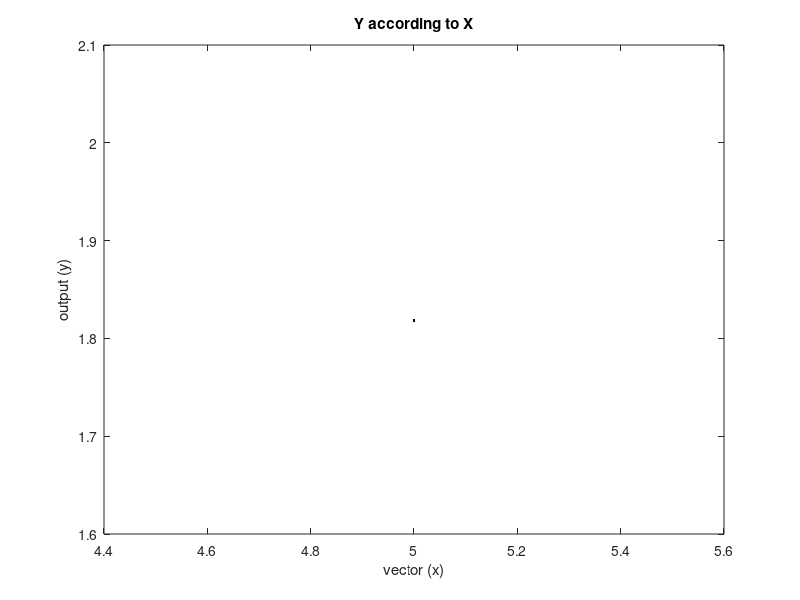

Write the MATLAB code that produced this figure.
% Lab 01 - Problem 4
% EE384
% Christopher Bero

% Prompt for and calculate an equation

x=input('Enter x:');
u=input('Enter mu:');

num=(log(1+(u*abs(x))));
den=(log(1+u));

y=((num/den).*sign(x));

figure;
p=plot(x,y);
set(p,'Color','black');
ylabel('output (y)');
xlabel('vector (x)');
title('Y according to X');
